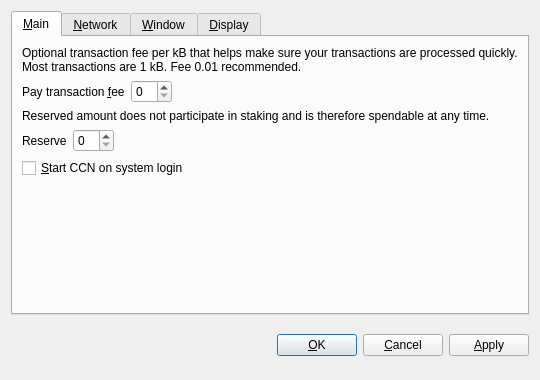
<?xml version="1.0" encoding="UTF-8"?>
<ui version="4.0">
 <class>OptionsDialog</class>
 <widget class="QDialog" name="OptionsDialog">
  <property name="geometry">
   <rect>
    <x>0</x>
    <y>0</y>
    <width>540</width>
    <height>380</height>
   </rect>
  </property>
  <property name="windowTitle">
   <string>Options</string>
  </property>
  <property name="modal">
   <bool>true</bool>
  </property>
  <layout class="QVBoxLayout" name="verticalLayout">
   <item>
    <widget class="QTabWidget" name="tabWidget">
     <property name="tabPosition">
      <enum>QTabWidget::North</enum>
     </property>
     <property name="currentIndex">
      <number>0</number>
     </property>
     <widget class="QWidget" name="tabMain">
      <attribute name="title">
       <string>&amp;Main</string>
      </attribute>
      <layout class="QVBoxLayout" name="verticalLayout_Main">
       <item>
        <widget class="QLabel" name="transactionFeeInfoLabel">
         <property name="text">
          <string>Optional transaction fee per kB that helps make sure your transactions are processed quickly. Most transactions are 1 kB. Fee 0.01 recommended.</string>
         </property>
         <property name="textFormat">
          <enum>Qt::PlainText</enum>
         </property>
         <property name="wordWrap">
          <bool>true</bool>
         </property>
        </widget>
       </item>
       <item>
        <layout class="QHBoxLayout" name="horizontalLayoutFee">
         <item>
          <widget class="QLabel" name="transactionFeeLabel">
           <property name="text">
            <string>Pay transaction &amp;fee</string>
           </property>
           <property name="textFormat">
            <enum>Qt::PlainText</enum>
           </property>
           <property name="buddy">
            <cstring>transactionFee</cstring>
           </property>
          </widget>
         </item>
         <item>
          <widget class="BitcoinAmountField" name="transactionFee"/>
         </item>
         <item>
          <spacer name="horizontalSpacerFee">
           <property name="orientation">
            <enum>Qt::Horizontal</enum>
           </property>
           <property name="sizeHint" stdset="0">
            <size>
             <width>40</width>
             <height>20</height>
            </size>
           </property>
          </spacer>
         </item>
        </layout>
       </item>
       <item>
        <widget class="QLabel" name="reserveBalanceInfoLabel">
         <property name="text">
          <string>Reserved amount does not participate in staking and is therefore spendable at any time.</string>
         </property>
         <property name="textFormat">
          <enum>Qt::PlainText</enum>
         </property>
         <property name="wordWrap">
          <bool>true</bool>
         </property>
        </widget>
       </item>
       <item>
        <layout class="QHBoxLayout" name="horizontalLayoutReserveBalance">
         <item>
          <widget class="QLabel" name="reserveBalanceLabel">
           <property name="text">
            <string>Reserve</string>
           </property>
           <property name="textFormat">
            <enum>Qt::PlainText</enum>
           </property>
           <property name="buddy">
            <cstring>reserveBalance</cstring>
           </property>
          </widget>
         </item>
         <item>
          <widget class="BitcoinAmountField" name="reserveBalance"/>
         </item>
         <item>
          <spacer name="horizontalSpacerReserveBalance">
           <property name="orientation">
            <enum>Qt::Horizontal</enum>
           </property>
           <property name="sizeHint" stdset="0">
            <size>
             <width>40</width>
             <height>20</height>
            </size>
           </property>
          </spacer>
         </item>
        </layout>
       </item>
       <item>
        <widget class="QCheckBox" name="bitcoinAtStartup">
         <property name="toolTip">
          <string>Automatically start CCN after logging in to the system.</string>
         </property>
         <property name="text">
          <string>&amp;Start CCN on system login</string>
         </property>
        </widget>
       </item>
       <item>
        <spacer name="verticalSpacer_Main">
         <property name="orientation">
          <enum>Qt::Vertical</enum>
         </property>
         <property name="sizeHint" stdset="0">
          <size>
           <width>20</width>
           <height>40</height>
          </size>
         </property>
        </spacer>
       </item>
      </layout>
     </widget>
     <widget class="QWidget" name="tabNetwork">
      <attribute name="title">
       <string>&amp;Network</string>
      </attribute>
      <layout class="QVBoxLayout" name="verticalLayout_Network">
       <item>
        <widget class="QCheckBox" name="mapPortUpnp">
         <property name="toolTip">
          <string>Automatically open the CCN client port on the router. This only works when your router supports UPnP and it is enabled.</string>
         </property>
         <property name="text">
          <string>Map port using &amp;UPnP</string>
         </property>
        </widget>
       </item>
       <item>
        <widget class="QCheckBox" name="connectSocks">
         <property name="toolTip">
          <string>Connect to the CCN network through a SOCKS proxy (e.g. when connecting through Tor).</string>
         </property>
         <property name="text">
          <string>&amp;Connect through SOCKS proxy:</string>
         </property>
        </widget>
       </item>
       <item>
        <layout class="QHBoxLayout" name="horizontalLayout_Network">
         <item>
          <widget class="QLabel" name="proxyIpLabel">
           <property name="text">
            <string>Proxy &amp;IP:</string>
           </property>
           <property name="textFormat">
            <enum>Qt::PlainText</enum>
           </property>
           <property name="buddy">
            <cstring>proxyIp</cstring>
           </property>
          </widget>
         </item>
         <item>
          <widget class="QValidatedLineEdit" name="proxyIp">
           <property name="maximumSize">
            <size>
             <width>140</width>
             <height>16777215</height>
            </size>
           </property>
           <property name="toolTip">
            <string>IP address of the proxy (e.g. 127.0.0.1)</string>
           </property>
          </widget>
         </item>
         <item>
          <widget class="QLabel" name="proxyPortLabel">
           <property name="text">
            <string>&amp;Port:</string>
           </property>
           <property name="textFormat">
            <enum>Qt::PlainText</enum>
           </property>
           <property name="buddy">
            <cstring>proxyPort</cstring>
           </property>
          </widget>
         </item>
         <item>
          <widget class="QLineEdit" name="proxyPort">
           <property name="maximumSize">
            <size>
             <width>55</width>
             <height>16777215</height>
            </size>
           </property>
           <property name="toolTip">
            <string>Port of the proxy (e.g. 9050)</string>
           </property>
          </widget>
         </item>
         <item>
          <widget class="QLabel" name="socksVersionLabel">
           <property name="text">
            <string>SOCKS &amp;Version:</string>
           </property>
           <property name="textFormat">
            <enum>Qt::PlainText</enum>
           </property>
           <property name="buddy">
            <cstring>socksVersion</cstring>
           </property>
          </widget>
         </item>
         <item>
          <widget class="QValueComboBox" name="socksVersion">
           <property name="toolTip">
            <string>SOCKS version of the proxy (e.g. 5)</string>
           </property>
          </widget>
         </item>
         <item>
          <spacer name="horizontalSpacer_Network">
           <property name="orientation">
            <enum>Qt::Horizontal</enum>
           </property>
           <property name="sizeHint" stdset="0">
            <size>
             <width>40</width>
             <height>20</height>
            </size>
           </property>
          </spacer>
         </item>
        </layout>
       </item>
       <item>
        <spacer name="verticalSpacer_Network">
         <property name="orientation">
          <enum>Qt::Vertical</enum>
         </property>
         <property name="sizeHint" stdset="0">
          <size>
           <width>20</width>
           <height>40</height>
          </size>
         </property>
        </spacer>
       </item>
      </layout>
     </widget>
     <widget class="QWidget" name="tabWindow">
      <attribute name="title">
       <string>&amp;Window</string>
      </attribute>
      <layout class="QVBoxLayout" name="verticalLayout_Window">
       <item>
        <widget class="QCheckBox" name="minimizeToTray">
         <property name="toolTip">
          <string>Show only a tray icon after minimizing the window.</string>
         </property>
         <property name="text">
          <string>&amp;Minimize to the tray instead of the taskbar</string>
         </property>
        </widget>
       </item>
       <item>
        <widget class="QCheckBox" name="minimizeOnClose">
         <property name="toolTip">
          <string>Minimize instead of exit the application when the window is closed. When this option is enabled, the application will be closed only after selecting Quit in the menu.</string>
         </property>
         <property name="text">
          <string>M&amp;inimize on close</string>
         </property>
        </widget>
       </item>
       <item>
        <spacer name="verticalSpacer_Window">
         <property name="orientation">
          <enum>Qt::Vertical</enum>
         </property>
         <property name="sizeHint" stdset="0">
          <size>
           <width>20</width>
           <height>40</height>
          </size>
         </property>
        </spacer>
       </item>
      </layout>
     </widget>
     <widget class="QWidget" name="tabDisplay">
      <attribute name="title">
       <string>&amp;Display</string>
      </attribute>
      <layout class="QVBoxLayout" name="verticalLayout_Display">
       <item>
        <layout class="QHBoxLayout" name="horizontalLayout_1_Display">
         <item>
          <widget class="QLabel" name="langLabel">
           <property name="text">
            <string>User Interface &amp;language:</string>
           </property>
           <property name="textFormat">
            <enum>Qt::PlainText</enum>
           </property>
           <property name="buddy">
            <cstring>lang</cstring>
           </property>
          </widget>
         </item>
         <item>
          <widget class="QValueComboBox" name="lang">
           <property name="toolTip">
            <string>The user interface language can be set here. This setting will take effect after restarting CCN.</string>
           </property>
          </widget>
         </item>
        </layout>
       </item>
       <item>
        <layout class="QHBoxLayout" name="horizontalLayout_2_Display">
         <item>
          <widget class="QLabel" name="unitLabel">
           <property name="text">
            <string>&amp;Unit to show amounts in:</string>
           </property>
           <property name="textFormat">
            <enum>Qt::PlainText</enum>
           </property>
           <property name="buddy">
            <cstring>unit</cstring>
           </property>
          </widget>
         </item>
         <item>
          <widget class="QValueComboBox" name="unit">
           <property name="toolTip">
            <string>Choose the default subdivision unit to show in the interface and when sending coins.</string>
           </property>
          </widget>
         </item>
        </layout>
       </item>
       <item>
        <widget class="QCheckBox" name="displayAddresses">
         <property name="toolTip">
          <string>Whether to show CCN addresses in the transaction list or not.</string>
         </property>
         <property name="text">
          <string>&amp;Display addresses in transaction list</string>
         </property>
        </widget>
       </item>
       <item>
        <widget class="QCheckBox" name="coinControlFeatures">
         <property name="toolTip">
          <string>Whether to show coin control features or not.</string>
         </property>
         <property name="text">
          <string>Display coin &amp;control features (experts only!)</string>
         </property>
        </widget>
       </item>
       <item>
        <spacer name="verticalSpacer_Display">
         <property name="orientation">
          <enum>Qt::Vertical</enum>
         </property>
         <property name="sizeHint" stdset="0">
          <size>
           <width>20</width>
           <height>40</height>
          </size>
         </property>
        </spacer>
       </item>
      </layout>
     </widget>
    </widget>
   </item>
   <item>
    <layout class="QHBoxLayout" name="horizontalLayout_Buttons">
     <item>
      <spacer name="horizontalSpacer_1">
       <property name="orientation">
        <enum>Qt::Horizontal</enum>
       </property>
       <property name="sizeHint" stdset="0">
        <size>
         <width>40</width>
         <height>48</height>
        </size>
       </property>
      </spacer>
     </item>
     <item>
      <widget class="QLabel" name="statusLabel">
       <property name="font">
        <font>
         <weight>75</weight>
         <bold>true</bold>
        </font>
       </property>
       <property name="text">
        <string/>
       </property>
       <property name="textFormat">
        <enum>Qt::PlainText</enum>
       </property>
       <property name="wordWrap">
        <bool>true</bool>
       </property>
      </widget>
     </item>
     <item>
      <spacer name="horizontalSpacer_2">
       <property name="orientation">
        <enum>Qt::Horizontal</enum>
       </property>
       <property name="sizeHint" stdset="0">
        <size>
         <width>40</width>
         <height>48</height>
        </size>
       </property>
      </spacer>
     </item>
     <item>
      <widget class="QPushButton" name="okButton">
       <property name="text">
        <string>&amp;OK</string>
       </property>
      </widget>
     </item>
     <item>
      <widget class="QPushButton" name="cancelButton">
       <property name="text">
        <string>&amp;Cancel</string>
       </property>
       <property name="autoDefault">
        <bool>false</bool>
       </property>
      </widget>
     </item>
     <item>
      <widget class="QPushButton" name="applyButton">
       <property name="text">
        <string>&amp;Apply</string>
       </property>
       <property name="autoDefault">
        <bool>false</bool>
       </property>
      </widget>
     </item>
    </layout>
   </item>
  </layout>
 </widget>
 <customwidgets>
  <customwidget>
   <class>BitcoinAmountField</class>
   <extends>QSpinBox</extends>
   <header>bitcoinamountfield.h</header>
  </customwidget>
  <customwidget>
   <class>QValueComboBox</class>
   <extends>QComboBox</extends>
   <header>qvaluecombobox.h</header>
  </customwidget>
  <customwidget>
   <class>QValidatedLineEdit</class>
   <extends>QLineEdit</extends>
   <header>qvalidatedlineedit.h</header>
  </customwidget>
 </customwidgets>
 <resources/>
 <connections/>
</ui>
